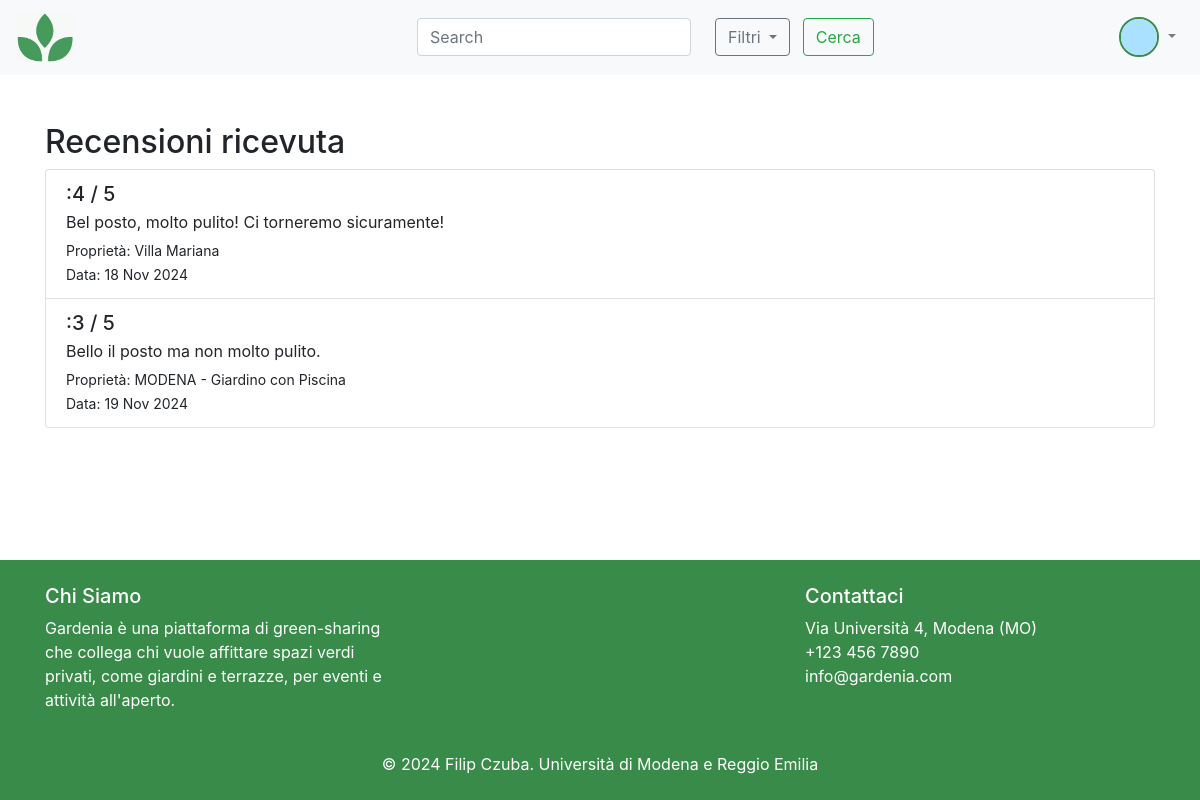
Page /landlord-reviews/ (signed in) on the committed database.
### accounts/models.py (models this page shows, shortened)
class CustomUser(AbstractUser):
    USER_TYPE_CHOICES = [
        ('landlord', 'Landlord'),
        ('renter', 'Renter'),
    ]
    username = None
    name = models.CharField(max_length=30, blank=True)
    surname = models.CharField(max_length=30, blank=True)
    user_type = models.CharField(max_length=10, choices=USER_TYPE_CHOICES, default='renter')
    address = models.CharField(max_length=255, blank=True)
    description = models.CharField(max_length=400, null=True, blank=True)
    phone_number = models.CharField(max_length=20, blank=True)
    profile_picture = models.ImageField(upload_to=user_profile_directory_path, default='assets/default_user.png')
    email = models.EmailField(unique=True)
    objects = CustomUserManager()
    EMAIL_FIELD = 'email'
    USERNAME_FIELD = 'email'
    REQUIRED_FIELDS = ['name', 'surname', 'user_type']  # Fields required during user creation
    groups = models.ManyToManyField(
        'auth.Group',
        related_name='customuser_set',
        blank=True,
        help_text='The groups this user belongs to.',
        verbose_name='groups'
    )
    user_permissions = models.ManyToManyField(
        'auth.Permission',
        related_name='customuser_set',
        blank=True,
        help_text='Specific permissions for this user.',
        verbose_name='user permissions'
    )

### reviews/models.py (models this page shows, shortened)
class Review(models.Model):
    RATING_CHOICES = [(i, str(i)) for i in range(1, 6)]
    renter = models.ForeignKey(settings.AUTH_USER_MODEL, on_delete=models.CASCADE)
    post = models.ForeignKey(Post, on_delete=models.CASCADE)
    rent_request = models.ForeignKey(RentRequest, on_delete=models.CASCADE)
    rating = models.PositiveIntegerField(choices=RATING_CHOICES)
    review_text = models.TextField()
    created_at = models.DateTimeField(auto_now_add=True)

### posts/models.py (models this page shows, shortened)
class Post(models.Model):
    title = models.CharField(max_length=100)
    description = models.TextField()
    address = models.CharField(max_length=255)
    landlord = models.ForeignKey(settings.AUTH_USER_MODEL, on_delete=models.CASCADE)
    wifi = models.BooleanField(default=False)
    bathroom = models.BooleanField(default=False)
    bbq = models.BooleanField(default=False)
    pool = models.BooleanField(default=False)
    kid_friendly = models.BooleanField(default=False)
    parking = models.BooleanField(default=False)
    electricity = models.BooleanField(default=False)
    max_people = models.PositiveIntegerField(default=20)  # Default 20
    price_per_person = models.DecimalField(max_digits=10, decimal_places=2, null=False,default=100)
    image = models.ImageField(upload_to='posts/', default='assets/logo_greyscale.png')
    created_at = models.DateTimeField(auto_now_add=True)
    updated_at = models.DateTimeField(auto_now=True)

### reviews/views.py (the view)
# urls.py: path('landlord-reviews/', LandlordReviewsView.as_view(), name='landlord_reviews'),
class LandlordReviewsView(LoginRequiredMixin, ListView):
    model = Review
    template_name = 'reviews/landlord_reviews.html'
    context_object_name = 'reviews'
    def get_queryset(self):
        return Review.objects.filter(post__landlord=self.request.user)

### reviews/templates/reviews/landlord_reviews.html (shortened to what this page needs)
{% extends 'basebs.html' %}
{% block content %}
<div class="container mt-5">
    <h2>Recensioni ricevuta</h2>
    {% if reviews %}
        <div class="list-group">
            {% for review in reviews %}
                <div class="list-group-item">
                    <h5 class="mb-1">:{{ review.rating }} / 5</h5>
                    <p class="mb-1">{{ review.review_text }}</p>
                    <small>Proprietà: {{ review.post.title }}</small><br>
                    <small>Data: {{ review.created_at|date:"d M Y" }}</small><br>
                </div>
            {% endfor %}
        </div>
    {% else %}
        <p class="text-muted">Nessuna delle tue proprietà sono ancora state recensite!</p>
    {% endif %}
</div>
{% endblock %}

### templates/basebs.html (shortened to what this page needs)
<!DOCTYPE html>
<html lang="en">
<head>
    {% block head %}
        <link rel="stylesheet" href="https://cdn.jsdelivr.net/npm/bootstrap@4.6.1/dist/css/bootstrap.min.css">
    {% endblock %}
    {% load crispy_forms_tags %}
    {% load static %}
</head>
<body>
<header class="top-bar">
    <nav class="navbar navbar-expand-lg navbar-light bg-light">
        <a class="navbar-brand" href="{% url 'home' %}">
            <img src="{% static 'assets/logo.png' %}" alt="logo" style="width: 15%; height: auto;">
        </a>
        <form class="form-inline my-2 my-lg-0" method="GET" action="{% url 'home' %}">
            <input class="form-control mr-sm-2" type="search" name="q" placeholder="Search" aria-label="Search" value="{{ request.GET.q }}">
            <div class="dropdown ml-3">
                <button class="btn btn-outline-secondary dropdown-toggle" type="button" id="filterDropdown" data-toggle="dropdown" aria-haspopup="true" aria-expanded="false">
                    Filtri
                </button>
                        <button type="submit" class="btn btn-outline-success mx-2">Cerca</button>
                    </form>
        <div class="ml-auto">
            {% if user.is_authenticated %}
            <ul class="navbar-nav">
                <li class="nav-item dropdown">
                    <a class="nav-link dropdown-toggle" href="#" id="navbarDropdown" role="button" data-toggle="dropdown" aria-haspopup="true" aria-expanded="false">
                        <img src="{% if user.profile_picture %}{{ user.profile_picture.url }}{% else %}{% static 'assets/default_user.png' %}{% endif %}" alt="User Profile" class="rounded-circle" style="width: 40px; height: 40px; border: 2px solid #398b49;">
                    </a>
                </li>
            </ul>
            {% else %}
            <a class="btn btn-outline-success my-2 my-sm-0" href="{% url 'login' %}">Login</a>
            <a class="btn btn-outline-secondary my-2 my-sm-0" href="{% url 'register' %}">Registrati</a>
            {% endif %}
        </div>
    </nav>
</header>
    <main>
        {% block content %}
        {% endblock %}
    </main>
    <footer class="text-white py-4">
        <div class="container">
            <div class="row">
                <div class="col-md-4">
                    <h5>Chi Siamo</h5>
                    <p>Gardenia è una piattaforma di green-sharing che collega chi vuole affittare spazi verdi privati, come giardini e terrazze, per eventi e attività all'aperto.</p>
                </div>
                <div class="col-md-4"></div>
                <div class="col-md-4">
                    <h5>Contattaci</h5>
                    <ul class="list-unstyled">
                        <li>Via Università 4, Modena (MO) </li>
                        <li> <a href="tel:+1234567890" class="text-white">+123 456 7890</a></li>
                        <li> <a href="mailto:info@example.com" class="text-white">info@gardenia.com</a></li>
                    </ul>
                </div>
            </div>
            <div class="text-center mt-4">
                <p class="mb-0">&copy; 2024 Filip Czuba. Università di Modena e Reggio Emilia</p>
            </div>
        </div>
    </footer>
</body>
</html>

### templates/basebs.html (style rules this page uses)
html, body { height: 100%; }
body { display: flex; flex-direction: column; }
main { flex: 1; }
footer { background-color: #398b49; color: white; }

### rows in the picture
CustomUser: profile_picture (picture)
Review: rating "4", review_text "Bel posto, molto pulito! Ci torneremo sicuramente!", post "Villa Mariana", created_at "18 Nov 2024"
Review: rating "3", review_text "Bello il posto ma non molto pulito.", post "MODENA - Giardino con Piscina", created_at "19 Nov 2024"
